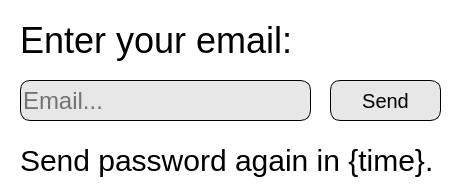
<?xml version="1.0" encoding="UTF-8"?>
<ui version="4.0">
 <class>ForgotPasswordWindow</class>
 <widget class="QDialog" name="ForgotPasswordWindow">
  <property name="geometry">
   <rect>
    <x>0</x>
    <y>0</y>
    <width>460</width>
    <height>195</height>
   </rect>
  </property>
  <property name="windowTitle">
   <string>Dialog</string>
  </property>
  <property name="styleSheet">
   <string notr="true">background-color: white;</string>
  </property>
  <widget class="QLabel" name="EmailEnteryLabel">
   <property name="geometry">
    <rect>
     <x>20</x>
     <y>10</y>
     <width>321</width>
     <height>61</height>
    </rect>
   </property>
   <property name="styleSheet">
    <string notr="true">font-size: 36px;</string>
   </property>
   <property name="text">
    <string>Enter your email:</string>
   </property>
  </widget>
  <widget class="QLineEdit" name="EmailLine">
   <property name="geometry">
    <rect>
     <x>20</x>
     <y>80</y>
     <width>291</width>
     <height>41</height>
    </rect>
   </property>
   <property name="styleSheet">
    <string notr="true">font-size: 24px;
border-radius: 10px;
background-color: rgb(231, 231, 231);
border: 1px solid rgb(0, 0, 0);</string>
   </property>
   <property name="placeholderText">
    <string>Email...</string>
   </property>
  </widget>
  <widget class="QPushButton" name="rememberButton">
   <property name="geometry">
    <rect>
     <x>330</x>
     <y>80</y>
     <width>111</width>
     <height>41</height>
    </rect>
   </property>
   <property name="styleSheet">
    <string notr="true">font-size: 20px;
border-radius: 10px;
background-color: rgb(231, 231, 231);
border: 1px solid rgb(0, 0, 0);</string>
   </property>
   <property name="text">
    <string>Send</string>
   </property>
  </widget>
  <widget class="QLabel" name="TimeLabel">
   <property name="geometry">
    <rect>
     <x>20</x>
     <y>140</y>
     <width>441</width>
     <height>41</height>
    </rect>
   </property>
   <property name="styleSheet">
    <string notr="true">font-size: 30px;</string>
   </property>
   <property name="text">
    <string>Send password again in {time}.</string>
   </property>
  </widget>
  <widget class="QLabel" name="label">
   <property name="geometry">
    <rect>
     <x>350</x>
     <y>10</y>
     <width>91</width>
     <height>61</height>
    </rect>
   </property>
   <property name="text">
    <string/>
   </property>
   <property name="pixmap">
    <pixmap>../images/ForgotPasswordLogo.png</pixmap>
   </property>
  </widget>
 </widget>
 <resources/>
 <connections/>
</ui>
